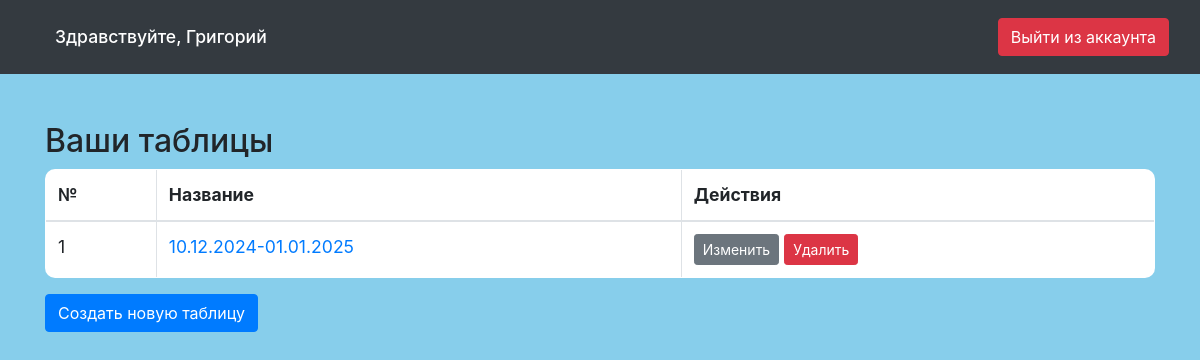
The app's page /main_page/ (signed in), older data.
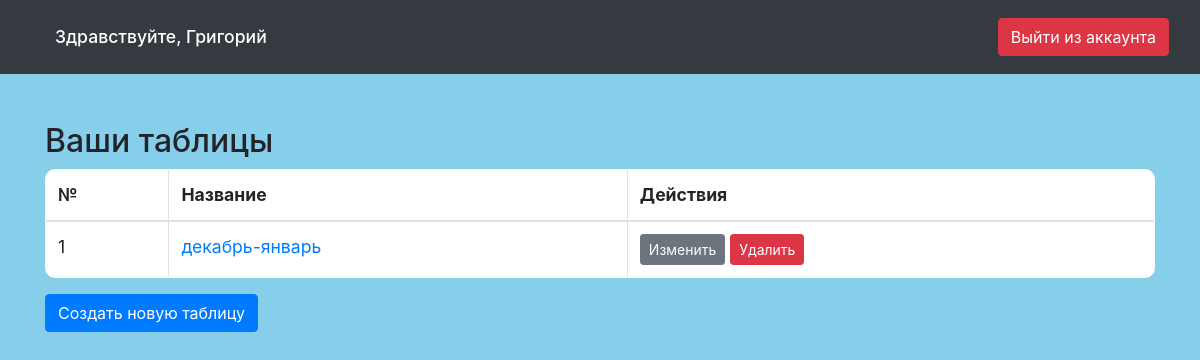
The same page, newer data.
### home/models.py (models this page shows)
class Table(models.Model):
    user = models.ForeignKey(User, on_delete=models.CASCADE)
    name = models.CharField(max_length=255)

### home/views.py (the view)
# urls.py: path('main_page/', views.main_page, name='main_page'),
@login_required(login_url='login')
def main_page(request):
    tables = Table.objects.filter(user=request.user).order_by('-id')
    if request.method == 'POST':
        new_table_name = request.POST.get('new_table_name')
        if new_table_name:
            Table.objects.create(user=request.user, name=new_table_name)
            messages.success(request, "Новая таблица успешно создана!")
            return redirect('main_page')
    if 'table' in request.GET:
        request.session['table'] = request.GET['table']
        print(request.session.get('table'))
    return render(request, 'main_page.html', {'tables': tables})

### home/templates/main_page.html (shortened to what this page needs)
<!DOCTYPE html>
<html lang="en">
<head>
    {% load filters %}
    {% load static %}
    <link rel="stylesheet" type="text/css" href="{% static 'table_page.css' %}">
    <link rel="stylesheet" type="text/css" href="{% static 'font.css' %}">
    <link href="https://maxcdn.bootstrapcdn.com/bootstrap/4.5.2/css/bootstrap.min.css" rel="stylesheet">
</head>
<body>
    <nav class="navbar custom-navbar navbar-dark py-3">
        <div class="container-fluid">
            <a class="nav-link px-4 py-2">Здравствуйте, {{ user.username }}</a>
            <button class="btn btn-danger btn-small ml-auto">
                    <a class="text-white text-decoration-none" href="{% url 'login' %}">Выйти из аккаунта</a>
            </button>
        </div>
    </nav>
    <div class="container mt-5">
        <h2>Ваши таблицы</h2>
        <table class="table">
            <thead>
                <tr>
                    <th>№</th>
                    <th>Название</th>
                    <th>Действия</th>
                </tr>
            </thead>
            <tbody>
                {% for table in tables %}
                <tr>
                    <td>{{ forloop.counter }}</td>
                    <td><a href="{% url 'plans' %}?table={{ table.id }}">{{ table.name }}</a></td>
                    <td>
                        <button class="btn btn-sm btn-secondary" data-toggle="modal" data-target="#editTableModal-{{ table.id }}">
                            Изменить
                        </button>
                        <a href="{% url 'delete_table' table.id %}" class="btn btn-sm btn-danger">Удалить</a>
                    </td>
                </tr>
                {% endfor %}
            </tbody>
        </table>
        <button class="btn btn-primary" data-toggle="modal" data-target="#newTableModal">Создать новую таблицу</button>
    </div>
</body>
</html>

### home/static/table_page.css (style rules this page uses)
body { background-color: #87CEEB !important; }
table { background-color: white; border-collapse: collapse; width: 100%; border-radius: 10px; overflow: hidden; }
thead th:first-child { border-top-left-radius: 10px; }
thead th:last-child { border-top-right-radius: 10px; }
tbody tr:last-child td:first-child { border-bottom-left-radius: 10px; }
tbody tr:last-child td:last-child { border-bottom-right-radius: 10px; }
table, th, td { border: 1px solid #dee2e6; }
thead th, tbody td { border-right: 1px solid #dee2e6; }
thead th:last-child, tbody td:last-child { border-right: none; }

### home/templates/main_page.html (style rules this page uses)
body { font-size: 1.1rem; }
.custom-navbar { background-color: #343a40; }
.custom-navbar .nav-link { color: #fff; font-weight: 500; }
.btn-small { font-size: 1rem; }

Row changes from the older to the newer data that the page shows:
changed Table: name "10.12.2024-01.01.2025" → "декабрь-январь"
